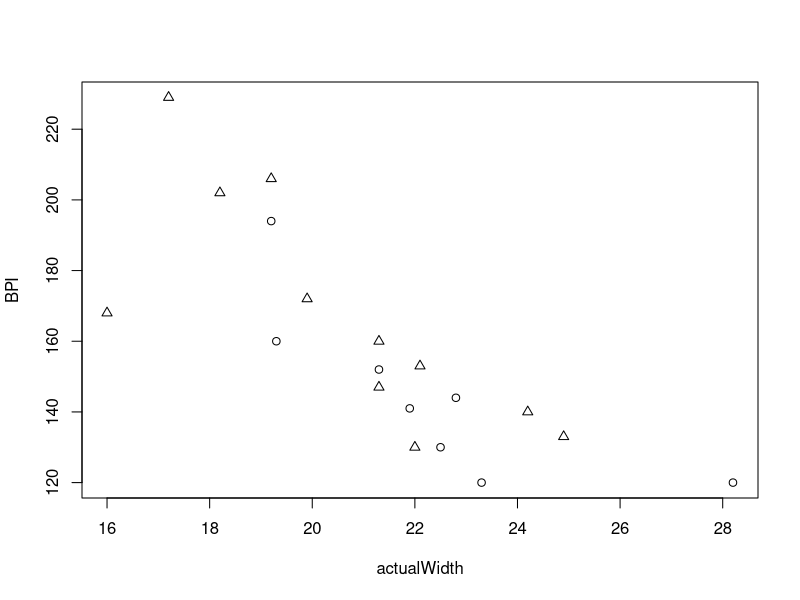

Reproduce this figure in R.
#Question 1

c <- c(88,84,83,95,92,98,111)
c

mean(c)

c - mean(c)

(c - mean(c))^2

sum((c - mean(c))^2)

1/(length(c) - 1) * (sum((c - mean(c))^2))

(1/(length(c) - 1) * (sum((c - mean(c))^2)))^0.5

sd(c)

(abs(147 - mean(c)))/sd(c)

#Quetion 3


anorexic <- read.table(file("anorexics.dat"))

BPI <- anorexic[,1]
actualWidth <- anorexic[,2]
group <- anorexic[,3]

BPI
actualWidth
group

groupFac <- as.factor(group)

plot(actualWidth, BPI, pch=group)
